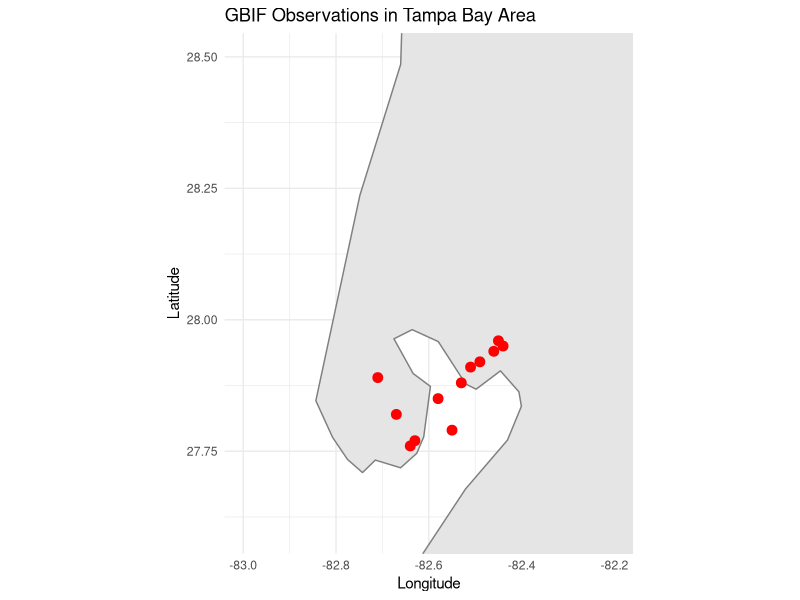
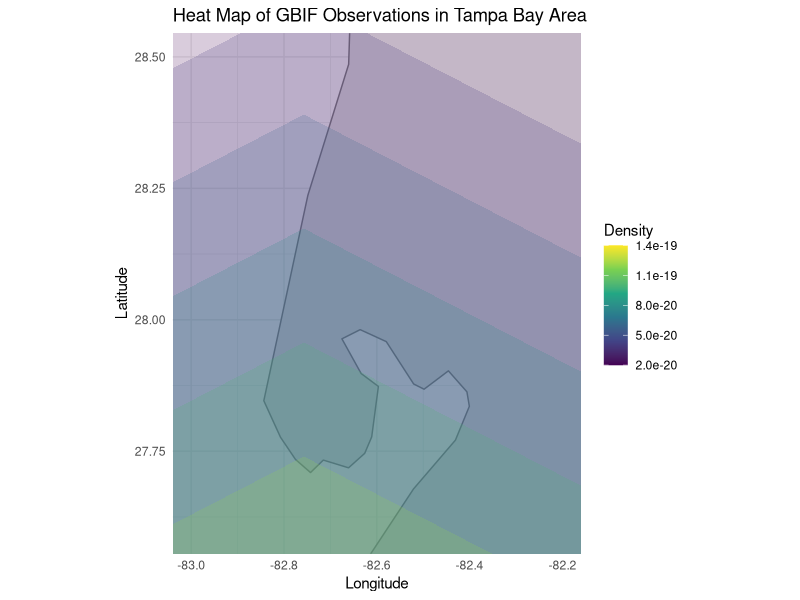
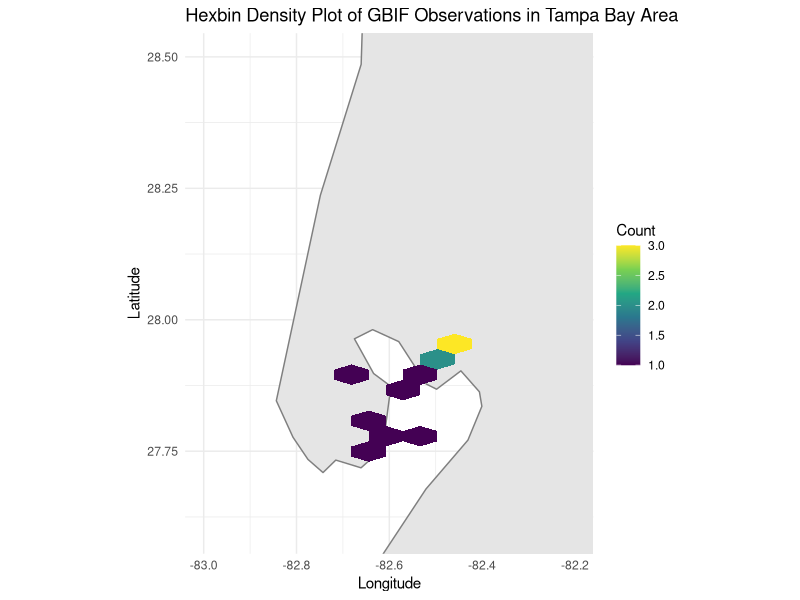

The R script that drew these images, in order:
## ---- chunk 1
#| code-summary: load data
gbif_example_data <- data.frame(
  decimalLatitude = c(27.94, 27.77, 27.89, 27.96, 27.91, 27.85, 27.76, 27.92, 27.88, 27.95, 27.82, 27.79),
  decimalLongitude = c(-82.46, -82.63, -82.71, -82.45, -82.51, -82.58, -82.64, -82.49, -82.53, -82.44, -82.67, -82.55),
  eventDate = c("2024-01-15", "2024-01-20", "2024-01-22", "2024-01-25", "2024-01-26", "2024-01-27", 
                "2024-01-28", "2024-01-29", "2024-01-30", "2024-01-31", "2024-02-01", "2024-02-02"),
  occurrenceID = c("tampa-observation-1", 
                   "tampa-observation-2",
                   "tampa-observation-3",
                   "tampa-observation-4",
                   "tampa-observation-5",
                   "tampa-observation-6",
                   "tampa-observation-7",
                   "tampa-observation-8",
                   "tampa-observation-9",
                   "tampa-observation-10",
                   "tampa-observation-11",
                   "tampa-observation-12"),
  species = c("Canada Goose", "White Ibis", "Sandpiper", "Osprey", "American Robin", "Killdeer", "White Pelican", "Northern Cardinal", "Bald Eagle", "Common Grackle", "American Crow", "Blue Jay")
)
## ---- chunk 2
#| code-summary: constants
mapBoundLat <- c(-83, -82.2)
mapBoundLon <- c(27.6, 28.5)
## ---- chunk 3
#| code-summary: basic map of points
library('ggplot2')
library('maps')
ggplot(data = gbif_example_data, aes(x = decimalLongitude, y = decimalLatitude)) +
  borders("world", colour = "gray50", fill = "gray90") +
  geom_point(color = "red", size = 3) +
  coord_quickmap(xlim = mapBoundLat, ylim = mapBoundLon) +
  theme_minimal() +
  labs(x = "Longitude", y = "Latitude", title = "GBIF Observations in Tampa Bay Area")
## ---- chunk 4
#| code-summary: heatmap of points
# create a plot showing a heatmap from the points
ggplot(data = gbif_example_data, aes(x = decimalLongitude, y = decimalLatitude)) +
  borders("world", colour = "gray50", fill = "gray90") +
  stat_density_2d(aes(fill = after_stat(level)), geom = "polygon", alpha = 0.2) +
  scale_fill_viridis_c() +
  coord_quickmap(xlim = mapBoundLat, ylim = mapBoundLon) +
  theme_minimal() +
  labs(x = "Longitude", y = "Latitude", 
       title = "Heat Map of GBIF Observations in Tampa Bay Area",
       fill = "Density")
## ---- chunk 5
#| code-summary: heatmap w/ hexes

library(ggplot2)
#library(hexbin)

ggplot(data = gbif_example_data, aes(x = decimalLongitude, y = decimalLatitude)) +
  borders("world", colour = "gray50", fill = "gray90") +
  geom_hex(bins = 5000) +  # Adjust 'bins' for resolution
  scale_fill_viridis_c() +
  coord_quickmap(xlim = mapBoundLat, ylim = mapBoundLon) +
  theme_minimal() +
  labs(x = "Longitude", y = "Latitude", 
       title = "Hexbin Density Plot of GBIF Observations in Tampa Bay Area",
       fill = "Count")
